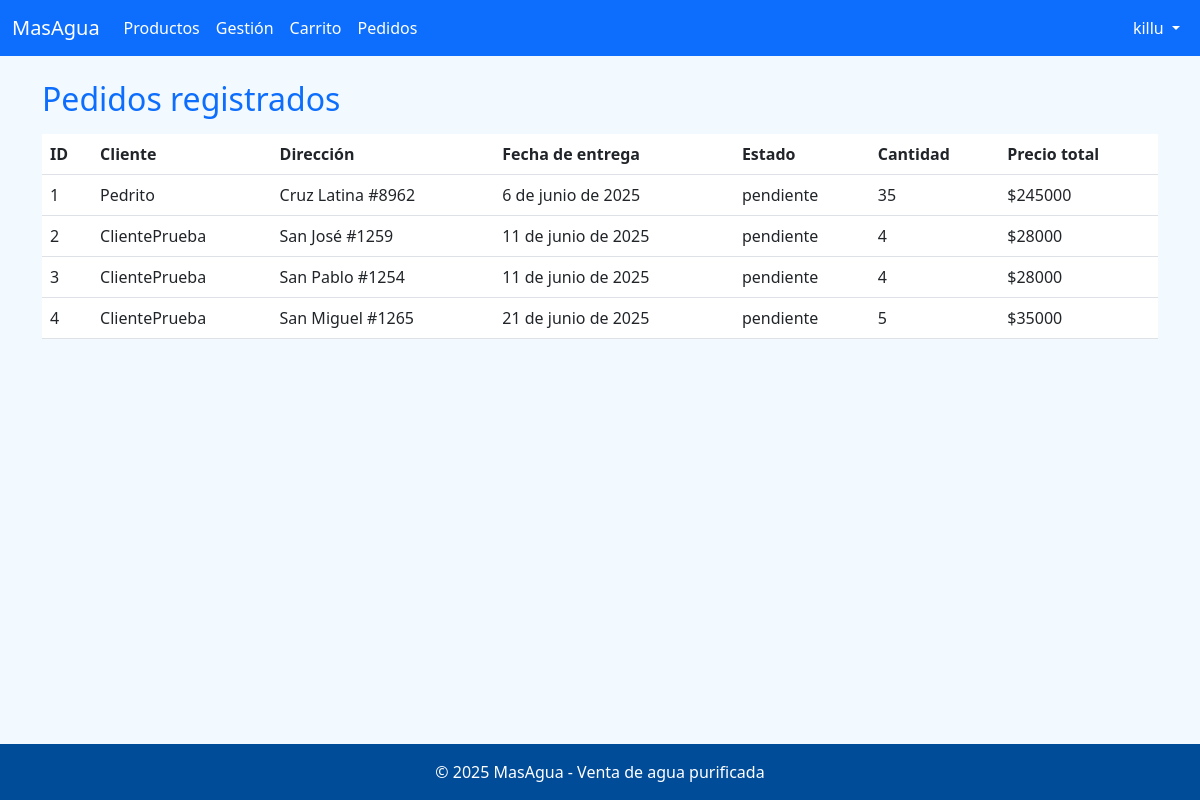
Page /pedidos/ (signed in) on the earlier database version.
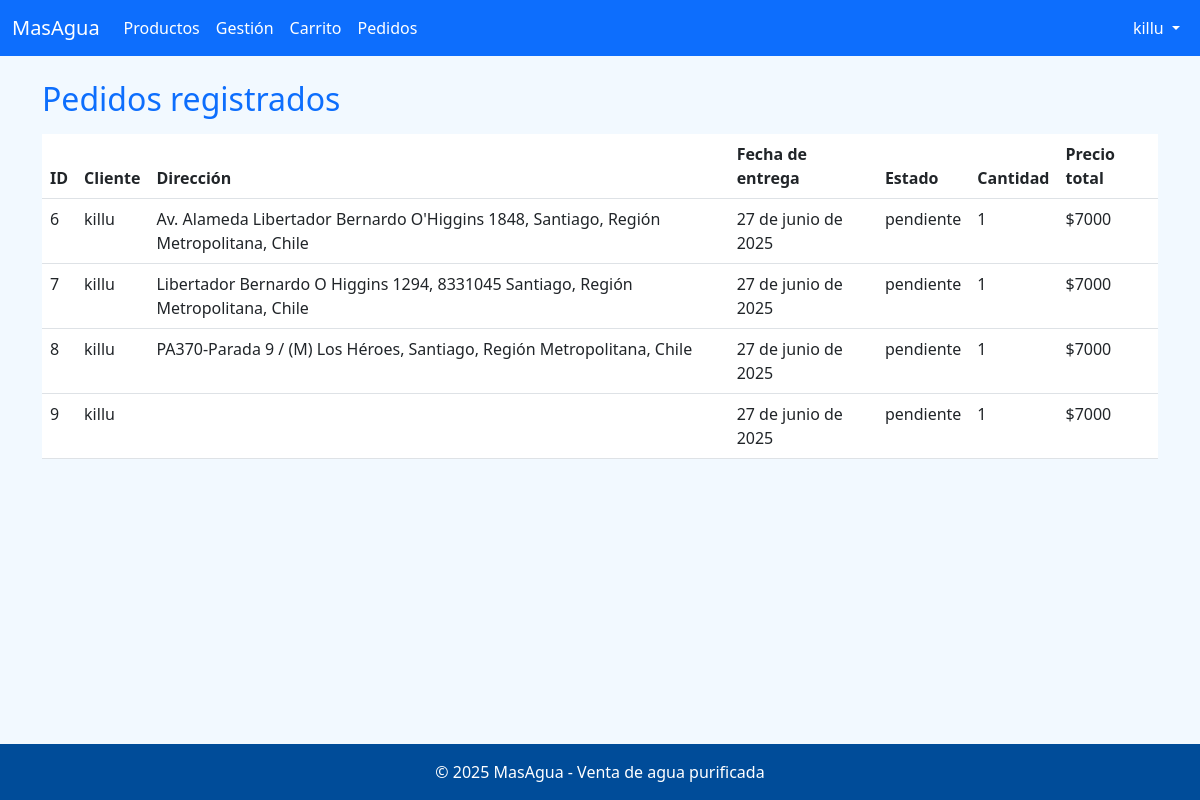
Same page on the later database version.
### core/models.py (models this page shows, shortened)
class Pedido(models.Model):
    cliente = models.CharField(max_length=100)
    direccion = models.CharField(max_length=255)
    fecha_entrega = models.DateField()
    cantidad = models.IntegerField(default=1)  # NUEVO
    estado = models.CharField(max_length=50, default='pendiente')
    precio_total = models.IntegerField(blank=True, null=True)

### core/views.py (the view)
# urls.py: path('pedidos/', views.pedidos, name='pedidos'),
def pedidos(request):
    if request.user.is_staff:
        pedidos = Pedido.objects.all()
    else:
        pedidos = Pedido.objects.filter(cliente=request.user.username)
    return render(request, 'core/pedidos.html', {'pedidos': pedidos})

### core/templates/core/pedidos.html (shortened to what this page needs)
{% extends 'core/base.html' %}
{% block content %}
<h2 class="text-primary">Pedidos registrados</h2>
<table class="table table-hover mt-3">
    <thead>
        <tr>
            <th>ID</th>
            <th>Cliente</th>
            <th>Dirección</th>
            <th>Fecha de entrega</th>
            <th>Estado</th>
            <th>Cantidad</th>
            <th>Precio total</th>
        </tr>
    </thead>
    <tbody>
    {% for pedido in pedidos %}
    <tr>
        <td>{{ pedido.id }}</td>
        <td>{{ pedido.cliente }}</td>
        <td>{{ pedido.direccion }}</td>
        <td>{{ pedido.fecha_entrega }}</td>
        <td>{{ pedido.estado }}</td>
        <td>{{ pedido.cantidad }}</td>
        <td>${{ pedido.precio_total }}</td>
    </tr>
    {% endfor %}
    </tbody>
</table>
{% endblock %}

Differences in the rows shown:
removed Pedido: id "1", cliente "Pedrito", direccion "Cruz Latina #8962", fecha_entrega "6 de junio de 2025", estado "pendiente", cantidad "35", precio_total "245000"
removed Pedido: id "2", cliente "ClientePrueba", direccion "San José #1259", fecha_entrega "11 de junio de 2025", estado "pendiente", cantidad "4", precio_total "28000"
removed Pedido: id "3", cliente "ClientePrueba", direccion "San Pablo #1254", fecha_entrega "11 de junio de 2025", estado "pendiente", cantidad "4", precio_total "28000"
removed Pedido: id "4", cliente "ClientePrueba", direccion "San Miguel #1265", fecha_entrega "21 de junio de 2025", estado "pendiente", cantidad "5", precio_total "35000"
added Pedido: id "6", cliente "killu", direccion "Av. Alameda Libertador Bernardo O'Higgins 1848, Santiago, Región Metropolitana, Chile", fecha_entrega "27 de junio de 2025", estado "pendiente", cantidad "1", precio_total "7000"
added Pedido: id "7", cliente "killu", direccion "Libertador Bernardo O Higgins 1294, 8331045 Santiago, Región Metropolitana, Chile", fecha_entrega "27 de junio de 2025", estado "pendiente", cantidad "1", precio_total "7000"
added Pedido: id "8", cliente "killu", direccion "PA370-Parada 9 / (M) Los Héroes, Santiago, Región Metropolitana, Chile", fecha_entrega "27 de junio de 2025", estado "pendiente", cantidad "1", precio_total "7000"
added Pedido: id "9", cliente "killu", fecha_entrega "27 de junio de 2025", estado "pendiente", cantidad "1", precio_total "7000"
